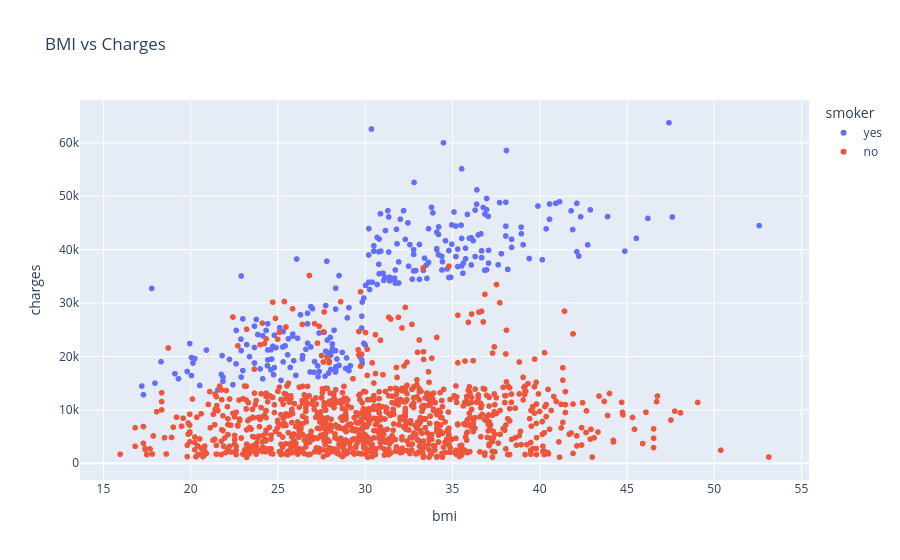

Notebook code cell kept with this figure:
### Markdown cell above
### BMI and Charges

### Code cell
fig = px.scatter(medical, x="bmi", y="charges", color="smoker", hover_data=["age", "sex"], title="BMI vs Charges")
fig.show()

### Figure 1 — Plotly figure (JSON) as saved in the notebook; plotly's stock layout.template omitted (floating-point values rounded to 4 significant figures; data arrays with more than 128 entries replaced by an {"elided": "..."} marker saying what was removed)
{"data": [{"customdata": {"elided": "274x2 mixed values"}, "hovertemplate": "smoker=yes<br>bmi=%{x}<br>charges=%{y}<br>age=%{customdata[0]}<br>sex=%{customdata[1]}<extra></extra>", "legendgroup": "yes", "marker": {"color": "#636efa", "symbol": "circle"}, "mode": "markers", "name": "yes", "showlegend": true, "type": "scattergl", "x": {"elided": "274 float values"}, "xaxis": "x", "y": {"elided": "274 float values"}, "yaxis": "y"}, {"customdata": {"elided": "1064x2 mixed values"}, "hovertemplate": "smoker=no<br>bmi=%{x}<br>charges=%{y}<br>age=%{customdata[0]}<br>sex=%{customdata[1]}<extra></extra>", "legendgroup": "no", "marker": {"color": "#EF553B", "symbol": "circle"}, "mode": "markers", "name": "no", "showlegend": true, "type": "scattergl", "x": {"elided": "1064 float values"}, "xaxis": "x", "y": {"elided": "1064 float values"}, "yaxis": "y"}], "layout": {"autosize": true, "legend": {"title": {"text": "smoker"}, "tracegroupgap": 0}, "title": {"text": "BMI vs Charges"}, "xaxis": {"anchor": "y", "autorange": true, "domain": [0, 1], "range": [13.71, 55.38], "title": {"text": "bmi"}, "type": "linear"}, "yaxis": {"anchor": "x", "autorange": true, "domain": [0, 1], "range": [-4048.0, 68940.0], "title": {"text": "charges"}, "type": "linear"}}}
